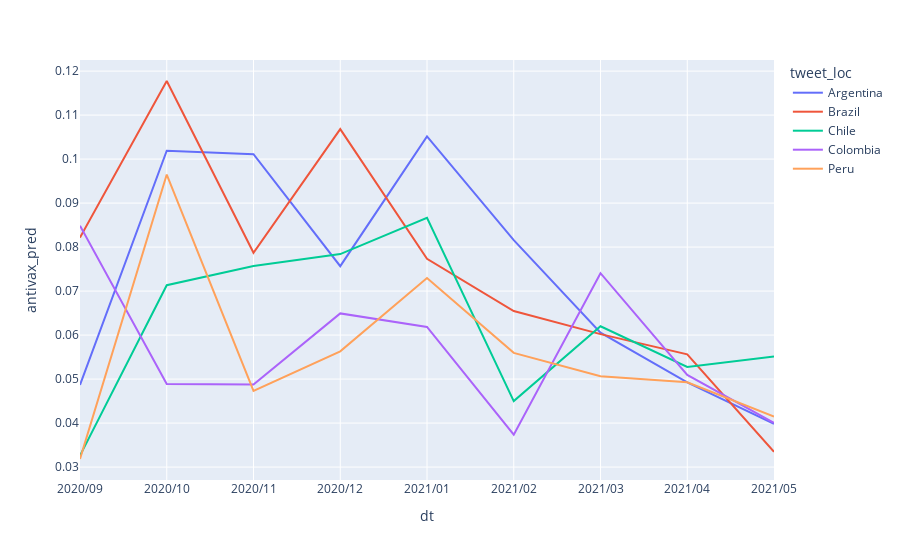

Here is the notebook cell this chart was saved with:
### Code cell
SA = by_loc_sentiment[by_loc_sentiment['tweet_loc'].isin(SA_ls)]
px.line(SA, x= 'dt', y = 'antivax_pred', color='tweet_loc')

### Figure 1 — Plotly figure (JSON) as saved in the notebook; plotly's stock layout.template omitted (floating-point values rounded to 4 significant figures)
{"data": [{"hovertemplate": "tweet_loc=Argentina<br>dt=%{x}<br>antivax_pred=%{y}<extra></extra>", "legendgroup": "Argentina", "line": {"color": "#636efa", "dash": "solid"}, "mode": "lines", "name": "Argentina", "orientation": "v", "showlegend": true, "type": "scatter", "x": ["2020/09", "2020/10", "2020/11", "2020/12", "2021/01", "2021/02", "2021/03", "2021/04", "2021/05"], "xaxis": "x", "y": [0.04867, 0.1019, 0.1011, 0.07566, 0.1051, 0.0816, 0.06057, 0.04925, 0.03983], "yaxis": "y"}, {"hovertemplate": "tweet_loc=Brazil<br>dt=%{x}<br>antivax_pred=%{y}<extra></extra>", "legendgroup": "Brazil", "line": {"color": "#EF553B", "dash": "solid"}, "mode": "lines", "name": "Brazil", "orientation": "v", "showlegend": true, "type": "scatter", "x": ["2020/09", "2020/10", "2020/11", "2020/12", "2021/01", "2021/02", "2021/03", "2021/04", "2021/05"], "xaxis": "x", "y": [0.08215, 0.1178, 0.0787, 0.1068, 0.07735, 0.06547, 0.06021, 0.05561, 0.03349], "yaxis": "y"}, {"hovertemplate": "tweet_loc=Chile<br>dt=%{x}<br>antivax_pred=%{y}<extra></extra>", "legendgroup": "Chile", "line": {"color": "#00cc96", "dash": "solid"}, "mode": "lines", "name": "Chile", "orientation": "v", "showlegend": true, "type": "scatter", "x": ["2020/09", "2020/10", "2020/11", "2020/12", "2021/01", "2021/02", "2021/03", "2021/04", "2021/05"], "xaxis": "x", "y": [0.0326, 0.07133, 0.07568, 0.07842, 0.08668, 0.045, 0.06201, 0.05275, 0.05511], "yaxis": "y"}, {"hovertemplate": "tweet_loc=Colombia<br>dt=%{x}<br>antivax_pred=%{y}<extra></extra>", "legendgroup": "Colombia", "line": {"color": "#ab63fa", "dash": "solid"}, "mode": "lines", "name": "Colombia", "orientation": "v", "showlegend": true, "type": "scatter", "x": ["2020/09", "2020/10", "2020/11", "2020/12", "2021/01", "2021/02", "2021/03", "2021/04", "2021/05"], "xaxis": "x", "y": [0.08485, 0.04889, 0.04879, 0.06492, 0.06184, 0.03735, 0.07407, 0.05094, 0.04006], "yaxis": "y"}, {"hovertemplate": "tweet_loc=Peru<br>dt=%{x}<br>antivax_pred=%{y}<extra></extra>", "legendgroup": "Peru", "line": {"color": "#FFA15A", "dash": "solid"}, "mode": "lines", "name": "Peru", "orientation": "v", "showlegend": true, "type": "scatter", "x": ["2020/09", "2020/10", "2020/11", "2020/12", "2021/01", "2021/02", "2021/03", "2021/04", "2021/05"], "xaxis": "x", "y": [0.03184, 0.09649, 0.04729, 0.05631, 0.07296, 0.05596, 0.05067, 0.04929, 0.04148], "yaxis": "y"}], "layout": {"legend": {"title": {"text": "tweet_loc"}, "tracegroupgap": 0}, "margin": {"t": 60}, "xaxis": {"anchor": "y", "domain": [0, 1], "title": {"text": "dt"}}, "yaxis": {"anchor": "x", "domain": [0, 1], "title": {"text": "antivax_pred"}}}}
